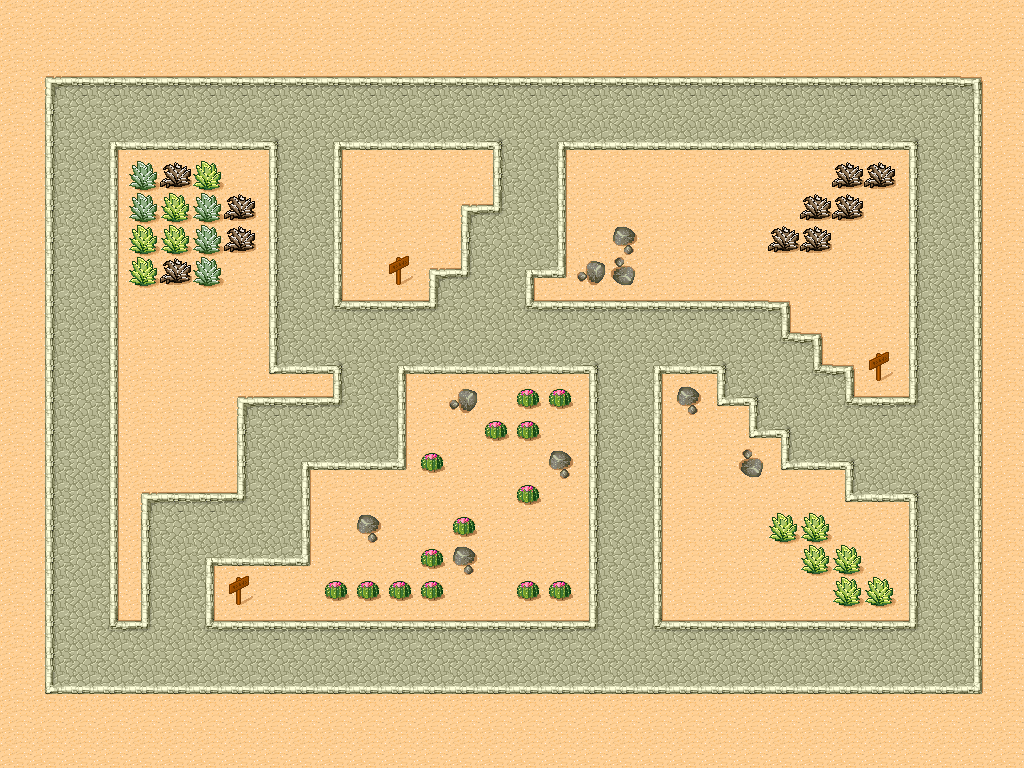

This is a level from a 2D game, rendered from its Tiled map with the project's own tilesets. A one-line summary and the complete map file follow:
An orthogonal 32x24 tile map with 32x32 px tiles, 1 tile layer (Tile Layer 1) and 25 objects (24x Wall, Player).

<map version="1.2" tiledversion="1.2.3" orientation="orthogonal" renderorder="right-down" width="32" height="24" tilewidth="32" tileheight="32" infinite="0" nextlayerid="3" nextobjectid="26">
 <tileset firstgid="1" name="tmw_desert_spacing" tilewidth="32" tileheight="32" spacing="1" margin="1" tilecount="48" columns="8">
  <image source="tmw_desert_spacing.png" width="265" height="199" />
 </tileset>
 <layer id="1" name="Tile Layer 1" width="32" height="24">
  <data encoding="csv">
30,30,30,30,30,30,30,30,30,30,30,30,30,30,30,30,30,30,30,30,30,30,30,30,30,30,30,30,30,30,30,30,
30,30,30,30,30,30,30,30,30,30,30,30,30,30,30,30,30,30,30,30,30,30,30,30,30,30,30,30,30,30,30,30,
30,25,26,26,26,26,26,26,26,26,26,26,26,26,26,26,26,26,26,26,26,26,26,26,26,26,26,26,26,26,27,30,
30,33,34,34,34,34,34,34,34,34,34,34,34,34,34,34,34,34,34,34,34,34,34,34,34,34,34,34,34,34,35,30,
30,33,34,36,42,42,42,42,37,34,36,42,42,42,42,37,34,36,42,42,42,42,42,42,42,42,42,42,37,34,35,30,
30,33,34,35,38,39,40,30,33,34,35,30,30,30,30,33,34,35,30,30,30,30,30,30,30,30,39,39,33,34,35,30,
30,33,34,35,38,40,38,39,33,34,35,30,30,30,25,45,34,35,30,30,30,30,30,30,30,39,39,30,33,34,35,30,
30,33,34,35,40,40,38,39,33,34,35,30,30,30,33,34,34,35,30,32,30,30,30,30,39,39,30,30,33,34,35,30,
30,33,34,35,40,39,38,30,33,34,35,30,46,25,45,34,36,43,2684354592,3221225504,30,30,30,30,30,30,30,30,33,34,35,30,
30,33,34,35,30,30,30,30,33,34,44,26,26,45,34,34,44,26,26,26,26,26,26,26,27,30,30,30,33,34,35,30,
30,33,34,35,30,30,30,30,33,34,34,34,34,34,34,34,34,34,34,34,34,34,34,34,44,27,30,30,33,34,35,30,
30,33,34,35,30,30,30,30,41,42,37,34,36,42,42,42,42,42,37,34,36,42,37,34,34,44,27,46,33,34,35,30,
30,33,34,35,30,30,30,25,26,26,45,34,35,30,2684354592,30,31,31,33,34,35,32,41,37,34,34,44,26,45,34,35,30,
30,33,34,35,30,30,30,33,34,34,34,34,35,30,30,31,31,30,33,34,35,30,30,41,37,34,34,34,34,34,35,30,
30,33,34,35,30,30,30,33,34,36,42,42,43,31,30,30,30,32,33,34,35,30,30,3221225504,41,42,37,34,34,34,35,30,
30,33,34,35,25,26,26,45,34,35,30,30,30,30,30,30,31,30,33,34,35,30,30,30,30,30,41,42,37,34,35,30,
30,33,34,35,33,34,34,34,34,35,30,32,30,30,31,30,30,30,33,34,35,30,30,30,40,40,30,30,33,34,35,30,
30,33,34,35,33,34,36,42,42,43,30,30,30,31,32,30,30,30,33,34,35,30,30,30,30,40,40,30,33,34,35,30,
30,33,34,35,33,34,35,46,30,30,31,31,31,31,30,30,31,31,33,34,35,30,30,30,30,30,40,40,33,34,35,30,
30,33,34,44,45,34,44,26,26,26,26,26,26,26,26,26,26,26,45,34,44,26,26,26,26,26,26,26,45,34,35,30,
30,33,34,34,34,34,34,34,34,34,34,34,34,34,34,34,34,34,34,34,34,34,34,34,34,34,34,34,34,34,35,30,
30,41,42,42,42,42,42,42,42,42,42,42,42,42,42,42,42,42,42,42,42,42,42,42,42,42,42,42,42,42,43,30,
30,30,30,30,30,30,30,30,30,30,30,30,30,30,30,30,30,30,30,30,30,30,30,30,30,30,30,30,30,30,30,30,
30,30,30,30,30,30,30,30,30,30,30,30,30,30,30,30,30,30,30,30,30,30,30,30,30,30,30,30,30,30,30,30
</data>
 </layer>
 <objectgroup id="2" name="Object Layer 1">
  <object id="1" name="wall" type="Wall" x="32" y="64" width="960" height="24" />
  <object id="2" name="wall" type="Wall" x="32" y="688" width="960" height="16" />
  <object id="3" name="wall" type="Wall" x="32" y="88" width="24" height="600" />
  <object id="4" name="wall" type="Wall" x="968" y="88" width="24" height="600" />
  <object id="5" name="wall" type="Wall" x="848" y="144" width="72" height="264" />
  <object id="6" name="wall" type="Wall" x="560" y="144" width="288" height="160" />
  <object id="7" name="wall" type="Wall" x="336" y="144" width="96" height="160" />
  <object id="8" name="wall" type="Wall" x="112" y="144" width="32" height="480" />
  <object id="9" name="wall" type="Wall" x="144" y="144" width="96" height="352" />
  <object id="10" name="wall" type="Wall" x="240" y="144" width="32" height="256" />
  <object id="11" name="wall" type="Wall" x="272" y="368" width="64" height="32" />
  <object id="12" name="wall" type="Wall" x="208" y="560" width="384" height="64" />
  <object id="13" name="wall" type="Wall" x="304" y="464" width="288" height="96" />
  <object id="14" name="wall" type="Wall" x="400" y="368" width="192" height="96" />
  <object id="15" name="wall" type="Wall" x="656" y="368" width="64" height="256" />
  <object id="16" name="wall" type="Wall" x="720" y="400" width="32" height="224" />
  <object id="17" name="wall" type="Wall" x="752" y="432" width="32" height="192" />
  <object id="18" name="wall" type="Wall" x="784" y="464" width="64" height="160" />
  <object id="19" name="wall" type="Wall" x="848" y="496" width="64" height="128" />
  <object id="20" name="wall" type="Wall" x="432" y="144" width="32" height="128" />
  <object id="21" name="wall" type="Wall" x="464" y="144" width="32" height="64" />
  <object id="22" name="wall" type="Wall" x="528" y="272" width="32" height="32" />
  <object id="23" name="wall" type="Wall" x="784" y="304" width="64" height="32" />
  <object id="24" name="wall" type="Wall" x="816" y="336" width="32" height="32" />
  <object id="25" name="player" type="Player" x="480" y="328" width="20" height="20" />
 </objectgroup>
</map>